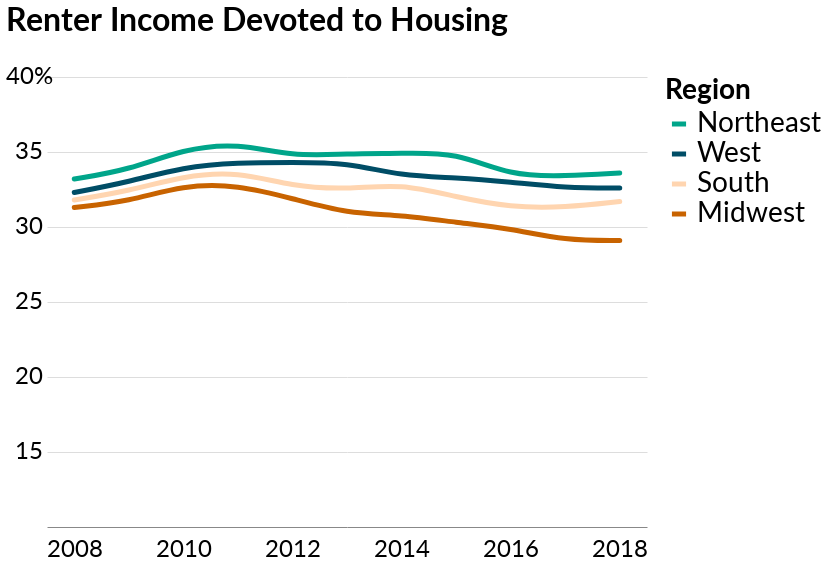

The code cell stored with this chart in its notebook:
### Markdown cell above
Renters:

### Code cell
reg_rent = alt.Chart(reg_comb, title='Renter Income Devoted to Housing').mark_line(size=5, strokeCap='round', interpolate='basis').encode(x=alt.X('Year:O', axis=alt.Axis(values=list(range(2008, 2019, 2)), labelFontSize=24)), 
                                                                                                   y=alt.Y('Rent_Share_Inc_dec', 
                                                                                                           title='By region', 
                                                                                                           axis=alt.Axis(values=[round(i,2) for i in np.arange(.15,.45,.05)], 
                                                                                                                         format='%', 
                                                                                                                         titleX=-40, 
                                                                                                                         titleOpacity=0,
                                                                                                                         labelFontSize=24,
                                                                                                                         labelPadding=40, 
                                                                                                                         labelOpacity=0), 
                                                                                                           scale=alt.Scale(domain=[.1,.4])), 
                                                                                                   color=alt.Color('Region', 
                                                                                                                   scale=alt.Scale(domain=['Northeast', 'West', 'South', 'Midwest'], 
                                                                                                                                   range=['#00a58a', '#004d66', '#ffd5b0', '#c86300'])))
y_labels_df = pd.DataFrame({'x':[2007] + [2008]*6, 'y':list(np.arange(.1,.45,.05)), 'text':[str(i) + '   ' for i in range(10,40,5)] + ['40%']})
y_labels = alt.Chart(y_labels_df.query('x == 2008')).mark_text(dx=-45, dy=0, font='lato', fontSize=24).encode(x='x:O', y='y', text='text')

reg_rent_plot = reg_rent + y_labels
reg_rent_plot = reg_rent_plot.configure_legend(orient='right', titleFont='Lato', titleFontSize=28, titleLimit=250, labelFont='Lato', labelFontSize=28, symbolSize=200, symbolStrokeWidth=5)
reg_rent_plot

### Figure 1 — Vega-Lite specification as saved in the notebook (floating-point values rounded to 4 significant figures)
{"width": 600, "height": 450, "background": "white", "config": {"title": {"fontSize": 32, "anchor": "start", "font": "Lato", "offset": 5}, "axisX": {"grid": false, "labelFont": "Lato", "labelFontSize": 14, "labelAngle": 0, "labelPadding": 10, "ticks": false, "tickSize": 5, "title": null, "titleFont": "Lato", "titleFontSize": 14, "titleFontWeight": "normal", "titleY": 30, "titleX": 280}, "axisY": {"grid": true, "gridOpacity": 1, "labelFont": "Lato", "labelFontSize": 14, "labelLimit": 100, "labelAlign": "left", "labelPadding": 20, "ticks": false, "title": null, "titleFont": "Lato", "titleFontWeight": "normal", "titleFontSize": 14, "titleAlign": "left", "titleAngle": 0, "titleY": -20, "titleX": -20, "domainWidth": 0}, "view": {"strokeOpacity": 0}, "legend": {"labelFont": "Lato", "labelFontSize": 28, "orient": "right", "symbolSize": 200, "symbolStrokeWidth": 5, "titleFont": "Lato", "titleFontSize": 28, "titleLimit": 250}}, "layer": [{"data": {"name": "data-5e202b6e8b67dcf171d36fae33073252"}, "mark": {"type": "line", "interpolate": "basis", "size": 5, "strokeCap": "round"}, "encoding": {"color": {"type": "nominal", "field": "Region", "scale": {"domain": ["Northeast", "West", "South", "Midwest"], "range": ["#00a58a", "#004d66", "#ffd5b0", "#c86300"]}}, "x": {"type": "ordinal", "axis": {"labelFontSize": 24, "values": [2008, 2010, 2012, 2014, 2016, 2018]}, "field": "Year"}, "y": {"type": "quantitative", "axis": {"format": "%", "labelFontSize": 24, "labelOpacity": 0, "labelPadding": 40, "titleOpacity": 0, "titleX": -40, "values": [0.15, 0.2, 0.25, 0.3, 0.35, 0.4, 0.45]}, "field": "Rent_Share_Inc_dec", "scale": {"domain": [0.1, 0.4]}, "title": "By region"}}, "title": "Renter Income Devoted to Housing"}, {"data": {"name": "data-4f011c6212ac4bcd9ec889f18d156ba2"}, "mark": {"type": "text", "dx": -45, "dy": 0, "font": "lato", "fontSize": 24}, "encoding": {"text": {"type": "nominal", "field": "text"}, "x": {"type": "ordinal", "field": "x"}, "y": {"type": "quantitative", "field": "y"}}}], "$schema": "https://vega.github.io/schema/vega-lite/v4.0.0.json", "datasets": {"data-5e202b6e8b67dcf171d36fae33073252": [{"Year": 2008, "Region": "Northeast", "Owners30": 33.7, "Renters30": 47.7, "Med_Mort": 1362.0, "Med_Rent": 935.0, "Med_Mort_Inc": 6220.0, "Med_Rent_Inc": 2820.0, "Owned_Units": 13380000.0, "Rented_Units": 7550000.0, "Mort_Rent_Diff": -427.0, "Rent_Mort_Diff": 427.0, "Rent_Mort_Diff_div_Rent": 45.67, "MR_Diff_Per_Rent_Inc": -15.14, "RM_Diff_Per_Mort_Inc": 6.86, "Mort_Less30": 66.3, "Rent_Less30": 52.3, "Total_Units": 20930000.0, "Owned_Units_Per_dec": 0.639, "Owned_Units_Per_whole": 63.9, "Rent_Units_Per_dec": 0.361, "Rent_Units_Per_whole": 36.1, "Mort_Share_Inc_dec": 0.219, "Mort_Share_Inc_whole": 21.9, "Rent_Share_Inc_dec": 0.332, "Rent_Share_Inc_whole": 33.2}, {"Year": 2008, "Region": "Midwest", "Owners30": 26.8, "Renters30": 45.1, "Med_Mort": 1027.0, "Med_Rent": 712.0, "Med_Mort_Inc": 5189.0, "Med_Rent_Inc": 2275.0, "Owned_Units": 18380000.0, "Rented_Units": 7580000.0, "Mort_Rent_Diff": -315.0, "Rent_Mort_Diff": 315.0, "Rent_Mort_Diff_div_Rent": 44.24, "MR_Diff_Per_Rent_Inc": -13.85, "RM_Diff_Per_Mort_Inc": 6.07, "Mort_Less30": 73.2, "Rent_Less30": 54.9, "Total_Units": 25960000.0, "Owned_Units_Per_dec": 0.708, "Owned_Units_Per_whole": 70.8, "Rent_Units_Per_dec": 0.292, "Rent_Units_Per_whole": 29.2, "Mort_Share_Inc_dec": 0.198, "Mort_Share_Inc_whole": 19.8, "Rent_Share_Inc_dec": 0.313, "Rent_Share_Inc_whole": 31.3}, {"Year": 2008, "Region": "South", "Owners30": 27.7, "Renters30": 45.9, "Med_Mort": 972.0, "Med_Rent": 788.0, "Med_Mort_Inc": 4961.0, "Med_Rent_Inc": 2479.0, "Owned_Units": 28740000.0, "Rented_Units": 13420000.0, "Mort_Rent_Diff": -184.0, "Rent_Mort_Diff": 184.0, "Rent_Mort_Diff_div_Rent": 23.35, "MR_Diff_Per_Rent_Inc": -7.42, "RM_Diff_Per_Mort_Inc": 3.71, "Mort_Less30": 72.3, "Rent_Less30": 54.1, "Total_Units": 42160000.0, "Owned_Units_Per_dec": 0.682, "Owned_Units_Per_whole": 68.2, "Rent_Units_Per_dec": 0.318, "Rent_Units_Per_whole": 31.8, "Mort_Share_Inc_dec": 0.196, "Mort_Share_Inc_whole": 19.6, "Rent_Share_Inc_dec": 0.318, "Rent_Share_Inc_whole": 31.8}, {"Year": 2008, "Region": "West", "Owners30": 36.8, "Renters30": 49.7, "Med_Mort": 1456.0, "Med_Rent": 995.0, "Med_Mort_Inc": 6036.0, "Med_Rent_Inc": 3077.0, "Owned_Units": 15590000.0, "Rented_Units": 9602000.0, "Mort_Rent_Diff": -461.0, "Rent_Mort_Diff": 461.0, "Rent_Mort_Diff_div_Rent": 46.33, "MR_Diff_Per_Rent_Inc": -14.98, "RM_Diff_Per_Mort_Inc": 7.64, "Mort_Less30": 63.2, "Rent_Less30": 50.3, "Total_Units": 25190000.0, "Owned_Units_Per_dec": 0.619, "Owned_Units_Per_whole": 61.9, "Rent_Units_Per_dec": 0.381, "Rent_Units_Per_whole": 38.1, "Mort_Share_Inc_dec": 0.241, "Mort_Share_Inc_whole": 24.1, "Rent_Share_Inc_dec": 0.323, "Rent_Share_Inc_whole": 32.3}, {"Year": 2009, "Region": "Northeast", "Owners30": 33.7, "Renters30": 48.4, "Med_Mort": 1403.0, "Med_Rent": 972.0, "Med_Mort_Inc": 6398.0, "Med_Rent_Inc": 2877.0, "Owned_Units": 13330000.0, "Rented_Units": 7640000.0, "Mort_Rent_Diff": -431.0, "Rent_Mort_Diff": 431.0, "Rent_Mort_Diff_div_Rent": 44.34, "MR_Diff_Per_Rent_Inc": -14.98, "RM_Diff_Per_Mort_Inc": 6.74, "Mort_Less30": 66.3, "Rent_Less30": 51.6, "Total_Units": 20970000.0, "Owned_Units_Per_dec": 0.636, "Owned_Units_Per_whole": 63.6, "Rent_Units_Per_dec": 0.364, "Rent_Units_Per_whole": 36.4, "Mort_Share_Inc_dec": 0.219, "Mort_Share_Inc_whole": 21.9, "Rent_Share_Inc_dec": 0.338, "Rent_Share_Inc_whole": 33.8}, {"Year": 2009, "Region": "Midwest", "Owners30": 26.5, "Renters30": 45.7, "Med_Mort": 1042.0, "Med_Rent": 734.0, "Med_Mort_Inc": 5305.0, "Med_Rent_Inc": 2318.0, "Owned_Units": 18280000.0, "Rented_Units": 7714000.0, "Mort_Rent_Diff": -308.0, "Rent_Mort_Diff": 308.0, "Rent_Mort_Diff_div_Rent": 41.96, "MR_Diff_Per_Rent_Inc": -13.29, "RM_Diff_Per_Mort_Inc": 5.81, "Mort_Less30": 73.5, "Rent_Less30": 54.3, "Total_Units": 25990000.0, "Owned_Units_Per_dec": 0.703, "Owned_Units_Per_whole": 70.3, "Rent_Units_Per_dec": 0.297, "Rent_Units_Per_whole": 29.7, "Mort_Share_Inc_dec": 0.196, "Mort_Share_Inc_whole": 19.6, "Rent_Share_Inc_dec": 0.317, "Rent_Share_Inc_whole": 31.7}, {"Year": 2009, "Region": "South", "Owners30": 27.7, "Renters30": 46.6, "Med_Mort": 994.0, "Med_Rent": 817.0, "Med_Mort_Inc": 5078.0, "Med_Rent_Inc": 2518.0, "Owned_Units": 28760000.0, "Rented_Units": 13700000.0, "Mort_Rent_Diff": -177.0, "Rent_Mort_Diff": 177.0, "Rent_Mort_Diff_div_Rent": 21.66, "MR_Diff_Per_Rent_Inc": -7.03, "RM_Diff_Per_Mort_Inc": 3.49, "Mort_Less30": 72.3, "Rent_Less30": 53.4, "Total_Units": 42460000.0, "Owned_Units_Per_dec": 0.677, "Owned_Units_Per_whole": 67.7, "Rent_Units_Per_dec": 0.323, "Rent_Units_Per_whole": 32.3, "Mort_Share_Inc_dec": 0.196, "Mort_Share_Inc_whole": 19.6, "Rent_Share_Inc_dec": 0.324, "Rent_Share_Inc_whole": 32.4}, {"Year": 2009, "Region": "West", "Owners30": 36.4, "Renters30": 50.2, "Med_Mort": 1477.0, "Med_Rent": 1034.0, "Med_Mort_Inc": 6158.0, "Med_Rent_Inc": 3131.0, "Owned_Units": 15530000.0, "Rented_Units": 9815000.0, "Mort_Rent_Diff": -443.0, "Rent_Mort_Diff": 443.0, "Rent_Mort_Diff_div_Rent": 42.84, "MR_Diff_Per_Rent_Inc": -14.15, "RM_Diff_Per_Mort_Inc": 7.19, "Mort_Less30": 63.6, "Rent_Less30": 49.8, "Total_Units": 25350000.0, "Owned_Units_Per_dec": 0.613, "Owned_Units_Per_whole": 61.3, "Rent_Units_Per_dec": 0.387, "Rent_Units_Per_whole": 38.7, "Mort_Share_Inc_dec": 0.24, "Mort_Share_Inc_whole": 24.0, "Rent_Share_Inc_dec": 0.33, "Rent_Share_Inc_whole": 33.0}, {"Year": 2010, "Region": "Northeast", "Owners30": 33.6, "Renters30": 49.1, "Med_Mort": 1359.0, "Med_Rent": 958.0, "Med_Mort_Inc": 6095.0, "Med_Rent_Inc": 2721.0, "Owned_Units": 13160000.0, "Rented_Units": 7748000.0, "Mort_Rent_Diff": -401.0, "Rent_Mort_Diff": 401.0, "Rent_Mort_Diff_div_Rent": 41.86, "MR_Diff_Per_Rent_Inc": -14.74, "RM_Diff_Per_Mort_Inc": 6.58, "Mort_Less30": 66.4, "Rent_Less30": 50.9, "Total_Units": 20900000.0, "Owned_Units_Per_dec": 0.629, "Owned_Units_Per_whole": 62.9, "Rent_Units_Per_dec": 0.371, "Rent_Units_Per_whole": 37.1, "Mort_Share_Inc_dec": 0.223, "Mort_Share_Inc_whole": 22.3, "Rent_Share_Inc_dec": 0.352, "Rent_Share_Inc_whole": 35.2}, {"Year": 2010, "Region": "Midwest", "Owners30": 26.8, "Renters30": 47.1, "Med_Mort": 990.0, "Med_Rent": 720.0, "Med_Mort_Inc": 5024.0, "Med_Rent_Inc": 2196.0, "Owned_Units": 18060000.0, "Rented_Units": 7861000.0, "Mort_Rent_Diff": -270.0, "Rent_Mort_Diff": 270.0, "Rent_Mort_Diff_div_Rent": 37.5, "MR_Diff_Per_Rent_Inc": -12.3, "RM_Diff_Per_Mort_Inc": 5.37, "Mort_Less30": 73.2, "Rent_Less30": 52.9, "Total_Units": 25920000.0, "Owned_Units_Per_dec": 0.697, "Owned_Units_Per_whole": 69.7, "Rent_Units_Per_dec": 0.303, "Rent_Units_Per_whole": 30.3, "Mort_Share_Inc_dec": 0.197, "Mort_Share_Inc_whole": 19.7, "Rent_Share_Inc_dec": 0.328, "Rent_Share_Inc_whole": 32.8}, {"Year": 2010, "Region": "South", "Owners30": 28.2, "Renters30": 48.0, "Med_Mort": 963.0, "Med_Rent": 804.0, "Med_Mort_Inc": 4796.0, "Med_Rent_Inc": 2407.0, "Owned_Units": 28390000.0, "Rented_Units": 14000000.0, "Mort_Rent_Diff": -159.0, "Rent_Mort_Diff": 159.0, "Rent_Mort_Diff_div_Rent": 19.78, "MR_Diff_Per_Rent_Inc": -6.61, "RM_Diff_Per_Mort_Inc": 3.32, "Mort_Less30": 71.8, "Rent_Less30": 52.0, "Total_Units": 42390000.0, "Owned_Units_Per_dec": 0.67, "Owned_Units_Per_whole": 67.0, "Rent_Units_Per_dec": 0.33, "Rent_Units_Per_whole": 33.0, "Mort_Share_Inc_dec": 0.201, "Mort_Share_Inc_whole": 20.1, "Rent_Share_Inc_dec": 0.334, "Rent_Share_Inc_whole": 33.4}, {"Year": 2010, "Region": "West", "Owners30": 36.4, "Renters30": 51.5, "Med_Mort": 1405.0, "Med_Rent": 1006.0, "Med_Mort_Inc": 5836.0, "Med_Rent_Inc": 2959.0, "Owned_Units": 15270000.0, "Rented_Units": 10090000.0, "Mort_Rent_Diff": -399.0, "Rent_Mort_Diff": 399.0, "Rent_Mort_Diff_div_Rent": 39.66, "MR_Diff_Per_Rent_Inc": -13.48, "RM_Diff_Per_Mort_Inc": 6.84, "Mort_Less30": 63.6, "Rent_Less30": 48.5, "Total_Units": 25350000.0, "Owned_Units_Per_dec": 0.602, "Owned_Units_Per_whole": 60.2, "Rent_Units_Per_dec": 0.398, "Rent_Units_Per_whole": 39.8, "Mort_Share_Inc_dec": 0.241, "Mort_Share_Inc_whole": 24.1, "Rent_Share_Inc_dec": 0.34, "Rent_Share_Inc_whole": 34.0}, {"Year": 2011, "Region": "Northeast", "Owners30": 33.6, "Renters30": 50.1, "Med_Mort": 1367.0, "Med_Rent": 985.0, "Med_Mort_Inc": 6243.0, "Med_Rent_Inc": 2763.0, "Owned_Units": 13020000.0, "Rented_Units": 7893000.0, "Mort_Rent_Diff": -382.0, "Rent_Mort_Diff": 382.0, "Rent_Mort_Diff_div_Rent": 38.78, "MR_Diff_Per_Rent_Inc": -13.83, "RM_Diff_Per_Mort_Inc": 6.12, "Mort_Less30": 66.4, "Rent_Less30": 49.9, "Total_Units": 20910000.0, "Owned_Units_Per_dec": 0.623, "Owned_Units_Per_whole": 62.3, "Rent_Units_Per_dec": 0.377, "Rent_Units_Per_whole": 37.7, "Mort_Share_Inc_dec": 0.219, "Mort_Share_Inc_whole": 21.9, "Rent_Share_Inc_dec": 0.356, "Rent_Share_Inc_whole": 35.6}, {"Year": 2011, "Region": "Midwest", "Owners30": 26.1, "Renters30": 47.1, "Med_Mort": 986.0, "Med_Rent": 736.0, "Med_Mort_Inc": 5125.0, "Med_Rent_Inc": 2244.0, "Owned_Units": 17840000.0, "Rented_Units": 8039000.0, "Mort_Rent_Diff": -250.0, "Rent_Mort_Diff": 250.0, "Rent_Mort_Diff_div_Rent": 33.97, "MR_Diff_Per_Rent_Inc": -11.14, "RM_Diff_Per_Mort_Inc": 4.88, "Mort_Less30": 73.9, "Rent_Less30": 52.9, "Total_Units": 25880000.0, "Owned_Units_Per_dec": 0.689, "Owned_Units_Per_whole": 68.9, "Rent_Units_Per_dec": 0.311, "Rent_Units_Per_whole": 31.1, "Mort_Share_Inc_dec": 0.192, "Mort_Share_Inc_whole": 19.2, "Rent_Share_Inc_dec": 0.328, "Rent_Share_Inc_whole": 32.8}, {"Year": 2011, "Region": "South", "Owners30": 27.2, "Renters30": 48.3, "Med_Mort": 951.0, "Med_Rent": 816.0, "Med_Mort_Inc": 4887.0, "Med_Rent_Inc": 2422.0, "Owned_Units": 28280000.0, "Rented_Units": 14430000.0, "Mort_Rent_Diff": -135.0, "Rent_Mort_Diff": 135.0, "Rent_Mort_Diff_div_Rent": 16.54, "MR_Diff_Per_Rent_Inc": -5.57, "RM_Diff_Per_Mort_Inc": 2.76, "Mort_Less30": 72.8, "Rent_Less30": 51.7, "Total_Units": 42700000.0, "Owned_Units_Per_dec": 0.662, "Owned_Units_Per_whole": 66.2, "Rent_Units_Per_dec": 0.338, "Rent_Units_Per_whole": 33.8, "Mort_Share_Inc_dec": 0.195, "Mort_Share_Inc_whole": 19.5, "Rent_Share_Inc_dec": 0.337, "Rent_Share_Inc_whole": 33.7}, {"Year": 2011, "Region": "West", "Owners30": 34.8, "Renters30": 51.7, "Med_Mort": 1367.0, "Med_Rent": 1023.0, "Med_Mort_Inc": 5863.0, "Med_Rent_Inc": 2979.0, "Owned_Units": 15130000.0, "Rented_Units": 10370000.0, "Mort_Rent_Diff": -344.0, "Rent_Mort_Diff": 344.0, "Rent_Mort_Diff_div_Rent": 33.63, "MR_Diff_Per_Rent_Inc": -11.55, "RM_Diff_Per_Mort_Inc": 5.87, "Mort_Less30": 65.2, "Rent_Less30": 48.3, "Total_Units": 25500000.0, "Owned_Units_Per_dec": 0.593, "Owned_Units_Per_whole": 59.3, "Rent_Units_Per_dec": 0.407, "Rent_Units_Per_whole": 40.7, "Mort_Share_Inc_dec": 0.233, "Mort_Share_Inc_whole": 23.3, "Rent_Share_Inc_dec": 0.343, "Rent_Share_Inc_whole": 34.3}, {"Year": 2012, "Region": "Northeast", "Owners30": 31.5, "Renters30": 49.0, "Med_Mort": 1352.0, "Med_Rent": 997.0, "Med_Mort_Inc": 6350.0, "Med_Rent_Inc": 2872.0, "Owned_Units": 13060000.0, "Rented_Units": 7966000.0, "Mort_Rent_Diff": -355.0, "Rent_Mort_Diff": 355.0, "Rent_Mort_Diff_div_Rent": 35.61, "MR_Diff_Per_Rent_Inc": -12.36, "RM_Diff_Per_Mort_Inc": 5.59, "Mort_Less30": 68.5, "Rent_Less30": 51.0, "Total_Units": 21020000.0, "Owned_Units_Per_dec": 0.621, "Owned_Units_Per_whole": 62.1, "Rent_Units_Per_dec": 0.379, "Rent_Units_Per_whole": 37.9, "Mort_Share_Inc_dec": 0.213, "Mort_Share_Inc_whole": 21.3, "Rent_Share_Inc_dec": 0.347, "Rent_Share_Inc_whole": 34.7}, {"Year": 2012, "Region": "Midwest", "Owners30": 23.4, "Renters30": 45.6, "Med_Mort": 958.0, "Med_Rent": 745.0, "Med_Mort_Inc": 5227.0, "Med_Rent_Inc": 2335.0, "Owned_Units": 17790000.0, "Rented_Units": 8286000.0, "Mort_Rent_Diff": -213.0, "Rent_Mort_Diff": 213.0, "Rent_Mort_Diff_div_Rent": 28.59, "MR_Diff_Per_Rent_Inc": -9.12, "RM_Diff_Per_Mort_Inc": 4.07, "Mort_Less30": 76.6, "Rent_Less30": 54.4, "Total_Units": 26070000.0, "Owned_Units_Per_dec": 0.682, "Owned_Units_Per_whole": 68.2, "Rent_Units_Per_dec": 0.318, "Rent_Units_Per_whole": 31.8, "Mort_Share_Inc_dec": 0.183, "Mort_Share_Inc_whole": 18.3, "Rent_Share_Inc_dec": 0.319, "Rent_Share_Inc_whole": 31.9}, {"Year": 2012, "Region": "South", "Owners30": 24.9, "Renters30": 46.5, "Med_Mort": 923.0, "Med_Rent": 828.0, "Med_Mort_Inc": 5000.0, "Med_Rent_Inc": 2533.0, "Owned_Units": 28210000.0, "Rented_Units": 14990000.0, "Mort_Rent_Diff": -95.0, "Rent_Mort_Diff": 95.0, "Rent_Mort_Diff_div_Rent": 11.47, "MR_Diff_Per_Rent_Inc": -3.75, "RM_Diff_Per_Mort_Inc": 1.9, "Mort_Less30": 75.1, "Rent_Less30": 53.5, "Total_Units": 43200000.0, "Owned_Units_Per_dec": 0.653, "Owned_Units_Per_whole": 65.3, "Rent_Units_Per_dec": 0.347, "Rent_Units_Per_whole": 34.7, "Mort_Share_Inc_dec": 0.185, "Mort_Share_Inc_whole": 18.5, "Rent_Share_Inc_dec": 0.327, "Rent_Share_Inc_whole": 32.7}, {"Year": 2012, "Region": "West", "Owners30": 32.3, "Renters30": 51.4, "Med_Mort": 1330.0, "Med_Rent": 1053.0, "Med_Mort_Inc": 5967.0, "Med_Rent_Inc": 3066.0, "Owned_Units": 15070000.0, "Rented_Units": 10610000.0, "Mort_Rent_Diff": -277.0, "Rent_Mort_Diff": 277.0, "Rent_Mort_Diff_div_Rent": 26.31, "MR_Diff_Per_Rent_Inc": -9.03, "RM_Diff_Per_Mort_Inc": 4.64, "Mort_Less30": 67.7, "Rent_Less30": 48.6, "Total_Units": 25680000.0, "Owned_Units_Per_dec": 0.587, "Owned_Units_Per_whole": 58.7, "Rent_Units_Per_dec": 0.413, "Rent_Units_Per_whole": 41.3, "Mort_Share_Inc_dec": 0.223, "Mort_Share_Inc_whole": 22.3, "Rent_Share_Inc_dec": 0.343, "Rent_Share_Inc_whole": 34.3}, {"Year": 2013, "Region": "Northeast", "Owners30": 29.8, "Renters30": 49.3, "Med_Mort": 1315.0, "Med_Rent": 1028.0, "Med_Mort_Inc": 6473.0, "Med_Rent_Inc": 2944.0, "Owned_Units": 12940000.0, "Rented_Units": 8001000.0, "Mort_Rent_Diff": -287.0, "Rent_Mort_Diff": 287.0, "Rent_Mort_Diff_div_Rent": 27.92, "MR_Diff_Per_Rent_Inc": -9.75, "RM_Diff_Per_Mort_Inc": 4.43, "Mort_Less30": 70.2, "Rent_Less30": 50.7, "Total_Units": 20940000.0, "Owned_Units_Per_dec": 0.618, "Owned_Units_Per_whole": 61.8, "Rent_Units_Per_dec": 0.382, "Rent_Units_Per_whole": 38.2, "Mort_Share_Inc_dec": 0.203, "Mort_Share_Inc_whole": 20.3, "Rent_Share_Inc_dec": 0.349, "Rent_Share_Inc_whole": 34.9}, {"Year": 2013, "Region": "Midwest", "Owners30": 21.9, "Renters30": 44.7, "Med_Mort": 928.0, "Med_Rent": 763.0, "Med_Mort_Inc": 5354.0, "Med_Rent_Inc": 2467.0, "Owned_Units": 17730000.0, "Rented_Units": 8429000.0, "Mort_Rent_Diff": -165.0, "Rent_Mort_Diff": 165.0, "Rent_Mort_Diff_div_Rent": 21.63, "MR_Diff_Per_Rent_Inc": -6.69, "RM_Diff_Per_Mort_Inc": 3.08, "Mort_Less30": 78.1, "Rent_Less30": 55.3, "Total_Units": 26160000.0, "Owned_Units_Per_dec": 0.678, "Owned_Units_Per_whole": 67.8, "Rent_Units_Per_dec": 0.322, "Rent_Units_Per_whole": 32.2, "Mort_Share_Inc_dec": 0.173, "Mort_Share_Inc_whole": 17.3, "Rent_Share_Inc_dec": 0.309, "Rent_Share_Inc_whole": 30.9}, {"Year": 2013, "Region": "South", "Owners30": 23.1, "Renters30": 46.2, "Med_Mort": 894.0, "Med_Rent": 849.0, "Med_Mort_Inc": 5087.0, "Med_Rent_Inc": 2614.0, "Owned_Units": 28100000.0, "Rented_Units": 15300000.0, "Mort_Rent_Diff": -45.0, "Rent_Mort_Diff": 45.0, "Rent_Mort_Diff_div_Rent": 5.3, "MR_Diff_Per_Rent_Inc": -1.72, "RM_Diff_Per_Mort_Inc": 0.88, "Mort_Less30": 76.9, "Rent_Less30": 53.8, "Total_Units": 43400000.0, "Owned_Units_Per_dec": 0.648, "Owned_Units_Per_whole": 64.8, "Rent_Units_Per_dec": 0.352, "Rent_Units_Per_whole": 35.2, "Mort_Share_Inc_dec": 0.176, "Mort_Share_Inc_whole": 17.6, "Rent_Share_Inc_dec": 0.325, "Rent_Share_Inc_whole": 32.5}, {"Year": 2013, "Region": "West", "Owners30": 29.6, "Renters30": 50.9, "Med_Mort": 1277.0, "Med_Rent": 1079.0, "Med_Mort_Inc": 6116.0, "Med_Rent_Inc": 3149.0, "Owned_Units": 15070000.0, "Rented_Units": 10720000.0, "Mort_Rent_Diff": -198.0, "Rent_Mort_Diff": 198.0, "Rent_Mort_Diff_div_Rent": 18.35, "MR_Diff_Per_Rent_Inc": -6.29, "RM_Diff_Per_Mort_Inc": 3.24, "Mort_Less30": 70.4, "Rent_Less30": 49.1, "Total_Units": 25790000.0, "Owned_Units_Per_dec": 0.584, "Owned_Units_Per_whole": 58.4, "Rent_Units_Per_dec": 0.416, "Rent_Units_Per_whole": 41.6, "Mort_Share_Inc_dec": 0.209, "Mort_Share_Inc_whole": 20.9, "Rent_Share_Inc_dec": 0.343, "Rent_Share_Inc_whole": 34.3}, {"Year": 2014, "Region": "Northeast", "Owners30": 29.3, "Renters30": 49.4, "Med_Mort": 1335.0, "Med_Rent": 1061.0, "Med_Mort_Inc": 6670.0, "Med_Rent_Inc": 3040.0, "Owned_Units": 12930000.0, "Rented_Units": 8133000.0, "Mort_Rent_Diff": -274.0, "Rent_Mort_Diff": 274.0, "Rent_Mort_Diff_div_Rent": 25.82, "MR_Diff_Per_Rent_Inc": -9.01, "RM_Diff_Per_Mort_Inc": 4.11, "Mort_Less30": 70.7, "Rent_Less30": 50.6, "Total_Units": 21060000.0, "Owned_Units_Per_dec": 0.614, "Owned_Units_Per_whole": 61.4, "Rent_Units_Per_dec": 0.386, "Rent_Units_Per_whole": 38.6, "Mort_Share_Inc_dec": 0.2, "Mort_Share_Inc_whole": 20.0, "Rent_Share_Inc_dec": 0.349, "Rent_Share_Inc_whole": 34.9}, {"Year": 2014, "Region": "Midwest", "Owners30": 21.4, "Renters30": 44.7, "Med_Mort": 947.0, "Med_Rent": 785.0, "Med_Mort_Inc": 5503.0, "Med_Rent_Inc": 2552.0, "Owned_Units": 17710000.0, "Rented_Units": 8521000.0, "Mort_Rent_Diff": -162.0, "Rent_Mort_Diff": 162.0, "Rent_Mort_Diff_div_Rent": 20.64, "MR_Diff_Per_Rent_Inc": -6.35, "RM_Diff_Per_Mort_Inc": 2.94, "Mort_Less30": 78.6, "Rent_Less30": 55.3, "Total_Units": 26230000.0, "Owned_Units_Per_dec": 0.675, "Owned_Units_Per_whole": 67.5, "Rent_Units_Per_dec": 0.325, "Rent_Units_Per_whole": 32.5, "Mort_Share_Inc_dec": 0.172, "Mort_Share_Inc_whole": 17.2, "Rent_Share_Inc_dec": 0.308, "Rent_Share_Inc_whole": 30.8}, {"Year": 2014, "Region": "South", "Owners30": 23.0, "Renters30": 46.8, "Med_Mort": 909.0, "Med_Rent": 881.0, "Med_Mort_Inc": 5189.0, "Med_Rent_Inc": 2678.0, "Owned_Units": 28190000.0, "Rented_Units": 15700000.0, "Mort_Rent_Diff": -28.0, "Rent_Mort_Diff": 28.0, "Rent_Mort_Diff_div_Rent": 3.18, "MR_Diff_Per_Rent_Inc": -1.05, "RM_Diff_Per_Mort_Inc": 0.54, "Mort_Less30": 77.0, "Rent_Less30": 53.2, "Total_Units": 43890000.0, "Owned_Units_Per_dec": 0.642, "Owned_Units_Per_whole": 64.2, "Rent_Units_Per_dec": 0.358, "Rent_Units_Per_whole": 35.8, "Mort_Share_Inc_dec": 0.175, "Mort_Share_Inc_whole": 17.5, "Rent_Share_Inc_dec": 0.329, "Rent_Share_Inc_whole": 32.9}, {"Year": 2014, "Region": "West", "Owners30": 28.3, "Renters30": 50.7, "Med_Mort": 1274.0, "Med_Rent": 1112.0, "Med_Mort_Inc": 6296.0, "Med_Rent_Inc": 3328.0, "Owned_Units": 15160000.0, "Rented_Units": 10910000.0, "Mort_Rent_Diff": -162.0, "Rent_Mort_Diff": 162.0, "Rent_Mort_Diff_div_Rent": 14.57, "MR_Diff_Per_Rent_Inc": -4.87, "RM_Diff_Per_Mort_Inc": 2.57, "Mort_Less30": 71.7, "Rent_Less30": 49.3, "Total_Units": 26080000.0, "Owned_Units_Per_dec": 0.581, "Owned_Units_Per_whole": 58.1, "Rent_Units_Per_dec": 0.419, "Rent_Units_Per_whole": 41.9, "Mort_Share_Inc_dec": 0.202, "Mort_Share_Inc_whole": 20.2, "Rent_Share_Inc_dec": 0.334, "Rent_Share_Inc_whole": 33.4}, {"Year": 2015, "Region": "Northeast", "Owners30": 28.3, "Renters30": 48.6, "Med_Mort": 1365.0, "Med_Rent": 1087.0, "Med_Mort_Inc": 6828.0, "Med_Rent_Inc": 3110.0, "Owned_Units": 12900000.0, "Rented_Units": 8109000.0, "Mort_Rent_Diff": -278.0, "Rent_Mort_Diff": 278.0, "Rent_Mort_Diff_div_Rent": 25.57, "MR_Diff_Per_Rent_Inc": -8.94, "RM_Diff_Per_Mort_Inc": 4.07, "Mort_Less30": 71.7, "Rent_Less30": 51.4, "Total_Units": 21010000.0, "Owned_Units_Per_dec": 0.614, "Owned_Units_Per_whole": 61.4, "Rent_Units_Per_dec": 0.386, "Rent_Units_Per_whole": 38.6, "Mort_Share_Inc_dec": 0.2, "Mort_Share_Inc_whole": 20.0, "Rent_Share_Inc_dec": 0.35, "Rent_Share_Inc_whole": 35.0}, {"Year": 2015, "Region": "Midwest", "Owners30": 20.0, "Renters30": 43.4, "Med_Mort": 951.0, "Med_Rent": 800.0, "Med_Mort_Inc": 5676.0, "Med_Rent_Inc": 2638.0, "Owned_Units": 17750000.0, "Rented_Units": 8619000.0, "Mort_Rent_Diff": -151.0, "Rent_Mort_Diff": 151.0, "Rent_Mort_Diff_div_Rent": 18.88, "MR_Diff_Per_Rent_Inc": -5.72, "RM_Diff_Per_Mort_Inc": 2.66, "Mort_Less30": 80.0, "Rent_Less30": 56.6, "Total_Units": 26370000.0, "Owned_Units_Per_dec": 0.673, "Owned_Units_Per_whole": 67.3, "Rent_Units_Per_dec": 0.327, "Rent_Units_Per_whole": 32.7, "Mort_Share_Inc_dec": 0.168, "Mort_Share_Inc_whole": 16.8, "Rent_Share_Inc_dec": 0.303, "Rent_Share_Inc_whole": 30.3}, {"Year": 2015, "Region": "South", "Owners30": 21.9, "Renters30": 45.6, "Med_Mort": 923.0, "Med_Rent": 906.0, "Med_Mort_Inc": 5392.0, "Med_Rent_Inc": 2827.0, "Owned_Units": 28470000.0, "Rented_Units": 15970000.0, "Mort_Rent_Diff": -17.0, "Rent_Mort_Diff": 17.0, "Rent_Mort_Diff_div_Rent": 1.88, "MR_Diff_Per_Rent_Inc": -0.6, "RM_Diff_Per_Mort_Inc": 0.32, "Mort_Less30": 78.1, "Rent_Less30": 54.4, "Total_Units": 44440000.0, "Owned_Units_Per_dec": 0.641, "Owned_Units_Per_whole": 64.1, "Rent_Units_Per_dec": 0.359, "Rent_Units_Per_whole": 35.9, "Mort_Share_Inc_dec": 0.171, "Mort_Share_Inc_whole": 17.1, "Rent_Share_Inc_dec": 0.32, "Rent_Share_Inc_whole": 32.0}, {"Year": 2015, "Region": "West", "Owners30": 27.3, "Renters30": 49.7, "Med_Mort": 1304.0, "Med_Rent": 1147.0, "Med_Mort_Inc": 6516.0, "Med_Rent_Inc": 3448.0, "Owned_Units": 15380000.0, "Rented_Units": 11000000.0, "Mort_Rent_Diff": -157.0, "Rent_Mort_Diff": 157.0, "Rent_Mort_Diff_div_Rent": 13.69, "MR_Diff_Per_Rent_Inc": -4.55, "RM_Diff_Per_Mort_Inc": 2.41, "Mort_Less30": 72.7, "Rent_Less30": 50.3, "Total_Units": 26390000.0, "Owned_Units_Per_dec": 0.583, "Owned_Units_Per_whole": 58.3, "Rent_Units_Per_dec": 0.417, "Rent_Units_Per_whole": 41.7, "Mort_Share_Inc_dec": 0.2, "Mort_Share_Inc_whole": 20.0, "Rent_Share_Inc_dec": 0.333, "Rent_Share_Inc_whole": 33.3}, {"Year": 2016, "Region": "Northeast", "Owners30": 26.5, "Renters30": 47.5, "Med_Mort": 1352.0, "Med_Rent": 1103.0, "Med_Mort_Inc": 7092.0, "Med_Rent_Inc": 3299.0, "Owned_Units": 12880000.0, "Rented_Units": 8110000.0, "Mort_Rent_Diff": -249.0, "Rent_Mort_Diff": 249.0, "Rent_Mort_Diff_div_Rent": 22.57, "MR_Diff_Per_Rent_Inc": -7.55, "RM_Diff_Per_Mort_Inc": 3.51, "Mort_Less30": 73.5, "Rent_Less30": 52.5, "Total_Units": 20990000.0, "Owned_Units_Per_dec": 0.614, "Owned_Units_Per_whole": 61.4, "Rent_Units_Per_dec": 0.386, "Rent_Units_Per_whole": 38.6, "Mort_Share_Inc_dec": 0.191, "Mort_Share_Inc_whole": 19.1, "Rent_Share_Inc_dec": 0.334, "Rent_Share_Inc_whole": 33.4}, {"Year": 2016, "Region": "Midwest", "Owners30": 19.1, "Renters30": 42.7, "Med_Mort": 944.0, "Med_Rent": 814.0, "Med_Mort_Inc": 5860.0, "Med_Rent_Inc": 2722.0, "Owned_Units": 17810000.0, "Rented_Units": 8661000.0, "Mort_Rent_Diff": -130.0, "Rent_Mort_Diff": 130.0, "Rent_Mort_Diff_div_Rent": 15.97, "MR_Diff_Per_Rent_Inc": -4.78, "RM_Diff_Per_Mort_Inc": 2.22, "Mort_Less30": 80.9, "Rent_Less30": 57.3, "Total_Units": 26470000.0, "Owned_Units_Per_dec": 0.673, "Owned_Units_Per_whole": 67.3, "Rent_Units_Per_dec": 0.327, "Rent_Units_Per_whole": 32.7, "Mort_Share_Inc_dec": 0.161, "Mort_Share_Inc_whole": 16.1, "Rent_Share_Inc_dec": 0.299, "Rent_Share_Inc_whole": 29.9}, {"Year": 2016, "Region": "South", "Owners30": 20.9, "Renters30": 45.0, "Med_Mort": 923.0, "Med_Rent": 926.0, "Med_Mort_Inc": 5544.0, "Med_Rent_Inc": 2959.0, "Owned_Units": 28710000.0, "Rented_Units": 16070000.0, "Mort_Rent_Diff": 3.0, "Rent_Mort_Diff": -3.0, "Rent_Mort_Diff_div_Rent": -0.32, "MR_Diff_Per_Rent_Inc": 0.1, "RM_Diff_Per_Mort_Inc": -0.05, "Mort_Less30": 79.1, "Rent_Less30": 55.0, "Total_Units": 44780000.0, "Owned_Units_Per_dec": 0.641, "Owned_Units_Per_whole": 64.1, "Rent_Units_Per_dec": 0.359, "Rent_Units_Per_whole": 35.9, "Mort_Share_Inc_dec": 0.166, "Mort_Share_Inc_whole": 16.6, "Rent_Share_Inc_dec": 0.313, "Rent_Share_Inc_whole": 31.3}, {"Year": 2016, "Region": "West", "Owners30": 26.7, "Renters30": 49.5, "Med_Mort": 1327.0, "Med_Rent": 1200.0, "Med_Mort_Inc": 6747.0, "Med_Rent_Inc": 3632.0, "Owned_Units": 15630000.0, "Rented_Units": 11000000.0, "Mort_Rent_Diff": -127.0, "Rent_Mort_Diff": 127.0, "Rent_Mort_Diff_div_Rent": 10.58, "MR_Diff_Per_Rent_Inc": -3.5, "RM_Diff_Per_Mort_Inc": 1.88, "Mort_Less30": 73.3, "Rent_Less30": 50.5, "Total_Units": 26620000.0, "Owned_Units_Per_dec": 0.587, "Owned_Units_Per_whole": 58.7, "Rent_Units_Per_dec": 0.413, "Rent_Units_Per_whole": 41.3, "Mort_Share_Inc_dec": 0.197, "Mort_Share_Inc_whole": 19.7, "Rent_Share_Inc_dec": 0.33, "Rent_Share_Inc_whole": 33.0}, {"Year": 2017, "Region": "Northeast", "Owners30": 25.8, "Renters30": 47.5, "Med_Mort": 1372.0, "Med_Rent": 1128.0, "Med_Mort_Inc": 7315.0, "Med_Rent_Inc": 3374.0, "Owned_Units": 13120000.0, "Rented_Units": 8110000.0, "Mort_Rent_Diff": -244.0, "Rent_Mort_Diff": 244.0, "Rent_Mort_Diff_div_Rent": 21.63, "MR_Diff_Per_Rent_Inc": -7.23, "RM_Diff_Per_Mort_Inc": 3.34, "Mort_Less30": 74.2, "Rent_Less30": 52.5, "Total_Units": 21230000.0, "Owned_Units_Per_dec": 0.618, "Owned_Units_Per_whole": 61.8, "Rent_Units_Per_dec": 0.382, "Rent_Units_Per_whole": 38.2, "Mort_Share_Inc_dec": 0.188, "Mort_Share_Inc_whole": 18.8, "Rent_Share_Inc_dec": 0.334, "Rent_Share_Inc_whole": 33.4}, {"Year": 2017, "Region": "Midwest", "Owners30": 18.4, "Renters30": 42.2, "Med_Mort": 953.0, "Med_Rent": 834.0, "Med_Mort_Inc": 6029.0, "Med_Rent_Inc": 2866.0, "Owned_Units": 18110000.0, "Rented_Units": 8553000.0, "Mort_Rent_Diff": -119.0, "Rent_Mort_Diff": 119.0, "Rent_Mort_Diff_div_Rent": 14.27, "MR_Diff_Per_Rent_Inc": -4.15, "RM_Diff_Per_Mort_Inc": 1.97, "Mort_Less30": 81.6, "Rent_Less30": 57.8, "Total_Units": 26660000.0, "Owned_Units_Per_dec": 0.679, "Owned_Units_Per_whole": 67.9, "Rent_Units_Per_dec": 0.321, "Rent_Units_Per_whole": 32.1, "Mort_Share_Inc_dec": 0.158, "Mort_Share_Inc_whole": 15.8, "Rent_Share_Inc_dec": 0.291, "Rent_Share_Inc_whole": 29.1}, {"Year": 2017, "Region": "South", "Owners30": 20.2, "Renters30": 44.9, "Med_Mort": 933.0, "Med_Rent": 953.0, "Med_Mort_Inc": 5750.0, "Med_Rent_Inc": 3042.0, "Owned_Units": 29360000.0, "Rented_Units": 15850000.0, "Mort_Rent_Diff": 20.0, "Rent_Mort_Diff": -20.0, "Rent_Mort_Diff_div_Rent": -2.1, "MR_Diff_Per_Rent_Inc": 0.66, "RM_Diff_Per_Mort_Inc": -0.35, "Mort_Less30": 79.8, "Rent_Less30": 55.1, "Total_Units": 45210000.0, "Owned_Units_Per_dec": 0.649, "Owned_Units_Per_whole": 64.9, "Rent_Units_Per_dec": 0.351, "Rent_Units_Per_whole": 35.1, "Mort_Share_Inc_dec": 0.162, "Mort_Share_Inc_whole": 16.2, "Rent_Share_Inc_dec": 0.313, "Rent_Share_Inc_whole": 31.3}, {"Year": 2017, "Region": "West", "Owners30": 26.6, "Renters30": 49.3, "Med_Mort": 1368.0, "Med_Rent": 1254.0, "Med_Mort_Inc": 7032.0, "Med_Rent_Inc": 3846.0, "Owned_Units": 16100000.0, "Rented_Units": 10860000.0, "Mort_Rent_Diff": -114.0, "Rent_Mort_Diff": 114.0, "Rent_Mort_Diff_div_Rent": 9.09, "MR_Diff_Per_Rent_Inc": -2.96, "RM_Diff_Per_Mort_Inc": 1.62, "Mort_Less30": 73.4, "Rent_Less30": 50.7, "Total_Units": 26960000.0, "Owned_Units_Per_dec": 0.597, "Owned_Units_Per_whole": 59.7, "Rent_Units_Per_dec": 0.403, "Rent_Units_Per_whole": 40.3, "Mort_Share_Inc_dec": 0.195, "Mort_Share_Inc_whole": 19.5, "Rent_Share_Inc_dec": 0.326, "Rent_Share_Inc_whole": 32.6}, {"Year": 2018, "Region": "West", "Owners30": 26.2, "Renters30": 49.0, "Med_Mort": 1398.0, "Med_Rent": 1315.0, "Med_Mort_Inc": 7266.0, "Med_Rent_Inc": 4035.0, "Owned_Units": 16330000.0, "Rented_Units": 11000000.0, "Mort_Rent_Diff": -83.0, "Rent_Mort_Diff": 83.0, "Rent_Mort_Diff_div_Rent": 6.31, "MR_Diff_Per_Rent_Inc": -2.06, "RM_Diff_Per_Mort_Inc": 1.14, "Mort_Less30": 73.8, "Rent_Less30": 51.0, "Total_Units": 27330000.0, "Owned_Units_Per_dec": 0.597, "Owned_Units_Per_whole": 59.7, "Rent_Units_Per_dec": 0.403, "Rent_Units_Per_whole": 40.3, "Mort_Share_Inc_dec": 0.192, "Mort_Share_Inc_whole": 19.2, "Rent_Share_Inc_dec": 0.326, "Rent_Share_Inc_whole": 32.6}, {"Year": 2018, "Region": "South", "Owners30": 20.8, "Renters30": 45.7, "Med_Mort": 956.0, "Med_Rent": 995.0, "Med_Mort_Inc": 5934.0, "Med_Rent_Inc": 3143.0, "Owned_Units": 29830000.0, "Rented_Units": 15960000.0, "Mort_Rent_Diff": 39.0, "Rent_Mort_Diff": -39.0, "Rent_Mort_Diff_div_Rent": -3.92, "MR_Diff_Per_Rent_Inc": 1.24, "RM_Diff_Per_Mort_Inc": -0.66, "Mort_Less30": 79.2, "Rent_Less30": 54.3, "Total_Units": 45790000.0, "Owned_Units_Per_dec": 0.651, "Owned_Units_Per_whole": 65.1, "Rent_Units_Per_dec": 0.349, "Rent_Units_Per_whole": 34.9, "Mort_Share_Inc_dec": 0.161, "Mort_Share_Inc_whole": 16.1, "Rent_Share_Inc_dec": 0.317, "Rent_Share_Inc_whole": 31.7}, {"Year": 2018, "Region": "Northeast", "Owners30": 26.0, "Renters30": 47.6, "Med_Mort": 1391.0, "Med_Rent": 1173.0, "Med_Mort_Inc": 7524.0, "Med_Rent_Inc": 3493.0, "Owned_Units": 13260000.0, "Rented_Units": 8195000.0, "Mort_Rent_Diff": -218.0, "Rent_Mort_Diff": 218.0, "Rent_Mort_Diff_div_Rent": 18.58, "MR_Diff_Per_Rent_Inc": -6.24, "RM_Diff_Per_Mort_Inc": 2.9, "Mort_Less30": 74.0, "Rent_Less30": 52.4, "Total_Units": 21460000.0, "Owned_Units_Per_dec": 0.618, "Owned_Units_Per_whole": 61.8, "Rent_Units_Per_dec": 0.382, "Rent_Units_Per_whole": 38.2, "Mort_Share_Inc_dec": 0.185, "Mort_Share_Inc_whole": 18.5, "Rent_Share_Inc_dec": 0.336, "Rent_Share_Inc_whole": 33.6}, {"Year": 2018, "Region": "Midwest", "Owners30": 18.8, "Renters30": 42.4, "Med_Mort": 975.0, "Med_Rent": 859.0, "Med_Mort_Inc": 6196.0, "Med_Rent_Inc": 2950.0, "Owned_Units": 18280000.0, "Rented_Units": 8655000.0, "Mort_Rent_Diff": -116.0, "Rent_Mort_Diff": 116.0, "Rent_Mort_Diff_div_Rent": 13.5, "MR_Diff_Per_Rent_Inc": -3.93, "RM_Diff_Per_Mort_Inc": 1.87, "Mort_Less30": 81.2, "Rent_Less30": 57.6, "Total_Units": 26940000.0, "Owned_Units_Per_dec": 0.679, "Owned_Units_Per_whole": 67.9, "Rent_Units_Per_dec": 0.321, "Rent_Units_Per_whole": 32.1, "Mort_Share_Inc_dec": 0.157, "Mort_Share_Inc_whole": 15.7, "Rent_Share_Inc_dec": 0.291, "Rent_Share_Inc_whole": 29.1}], "data-4f011c6212ac4bcd9ec889f18d156ba2": [{"x": 2008, "y": 0.15, "text": "15   "}, {"x": 2008, "y": 0.2, "text": "20   "}, {"x": 2008, "y": 0.25, "text": "25   "}, {"x": 2008, "y": 0.3, "text": "30   "}, {"x": 2008, "y": 0.35, "text": "35   "}, {"x": 2008, "y": 0.4, "text": "40%"}]}}
